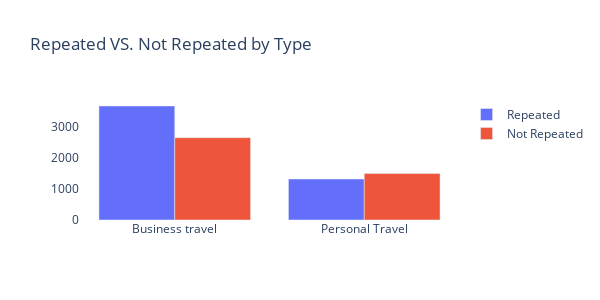

Write notebook code for a chart like this one.
### Code cell
rep = data[data.Repeater == 1][["Type","Repeater"]].groupby(["Type"]).count().sort_values(by = "Repeater", ascending = False).reset_index() 
Nrep= data[data.Repeater == 0][["Type","Repeater"]].groupby(["Type"]).count().sort_values(by = "Repeater", ascending = False).reset_index()

pf_group = rep.merge(Nrep, left_on= "Type", right_on="Type" ).head()
fig = go.Figure(data=[ 
    go.Bar(name='Repeated', x=pf_group['Type'], y=pf_group['Repeater_x']),
    go.Bar(name='Not Repeated', x=pf_group['Type'], y=pf_group['Repeater_y'])

]) 

# Change the bar mode 
fig.update_layout(barmode="group",height=300, width=600, title_text="Repeated VS. Not Repeated by Type", plot_bgcolor="white")
fig.show()

### Figure 1 — Plotly figure (JSON) as saved in the notebook; plotly's stock layout.template omitted (floating-point values rounded to 4 significant figures)
{"data": [{"name": "Repeated", "type": "bar", "x": ["Business travel", "Personal Travel"], "y": [3656, 1315]}, {"name": "Not Repeated", "type": "bar", "x": ["Business travel", "Personal Travel"], "y": [2640, 1489]}], "layout": {"barmode": "group", "height": 300, "plot_bgcolor": "white", "title": {"text": "Repeated VS. Not Repeated by Type"}, "width": 600}}
